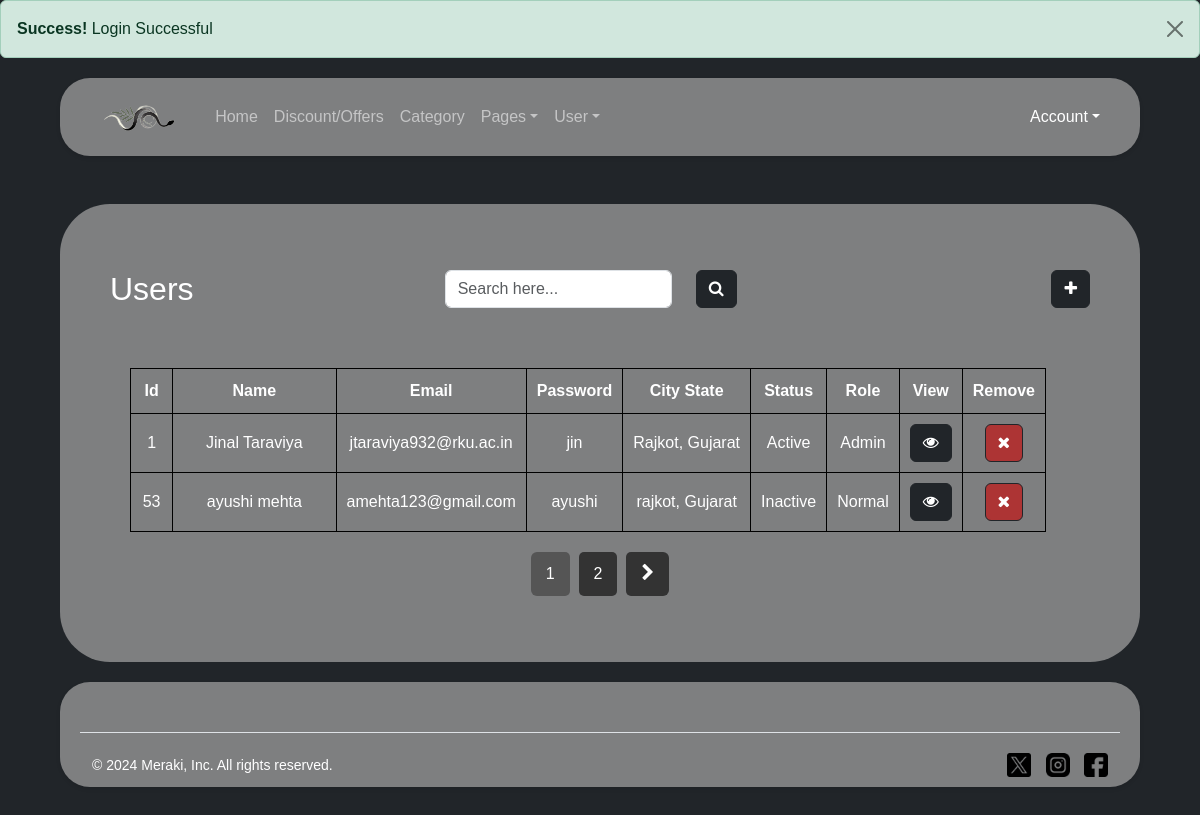
/AdUsers.php (signed in), run on an earlier commit of the app's database.
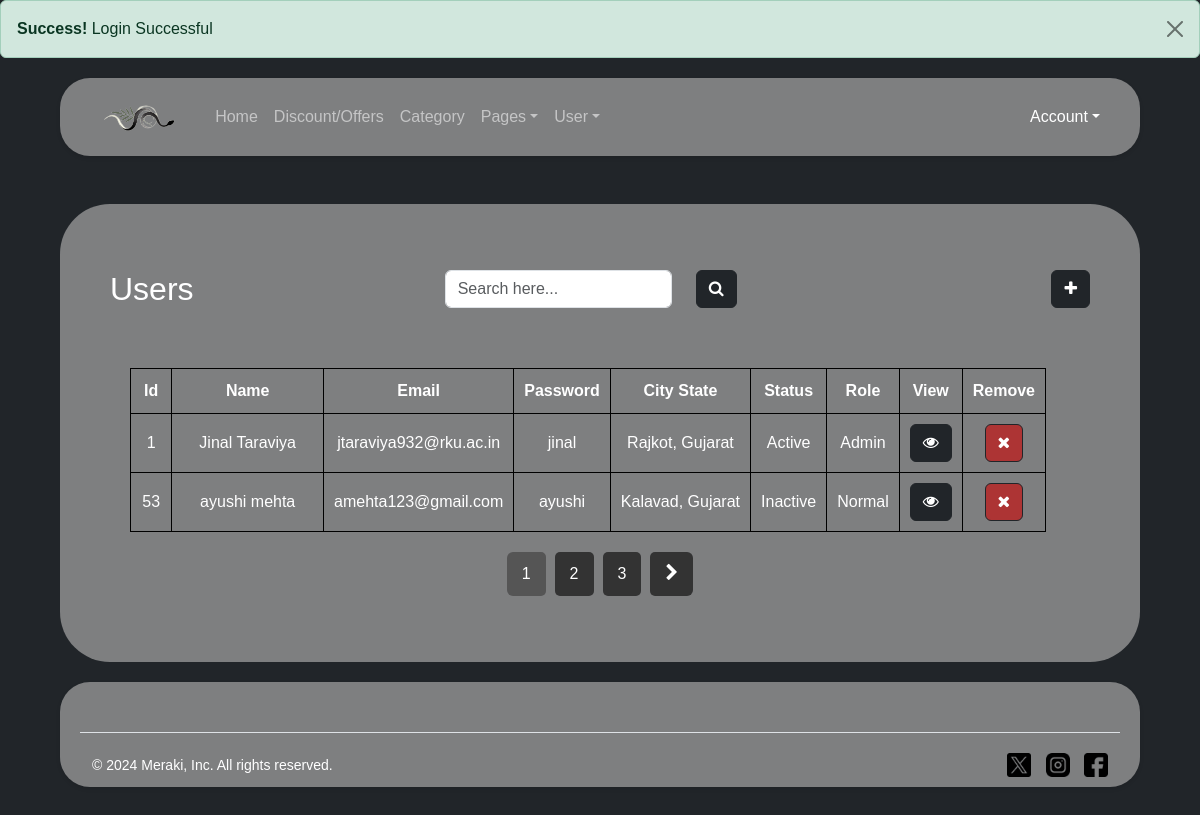
And on a later commit of the database.
### tables this page shows
CREATE TABLE `user_tbl` (
  `U_Id` int(11) NOT NULL,
  `U_Fnm` varchar(255) NOT NULL,
  `U_Lnm` varchar(255) NOT NULL,
  `U_Email` varchar(255) NOT NULL,
  `U_Phn` int(15) NOT NULL,
  `U_Add` text NOT NULL,
  `U_City` char(10) NOT NULL,
  `U_State` char(10) NOT NULL,
  `U_Zip` int(6) NOT NULL,
  `U_Pwd` varchar(255) NOT NULL,
  `U_Profile` varchar(255) DEFAULT NULL,
  `U_Role` char(10) DEFAULT 'Normal',
  `U_Status` char(10) DEFAULT 'Inactive'
);

### AdUsers.php (the view, shortened to what this page needs)
<!DOCTYPE html>
<html lang="en">
<head>
    <link rel="stylesheet" href="styles.css">
    <?php
    include 'Header.php';
    ?>
</head>
<body class="bg-dark">
    <div class="container mt-5">
        <div class="row mt-3 mb-3">
            <h2 class="col-md-4" style="color:white">Users</h2>
            <div class="col-md-3" style="text-align:right">
                <form method="get"><input type="text" name="search" class="form-control"
                        placeholder="Search here...">&nbsp;
            </div>
            <div class="col-md-1"><button class="btn btn-dark"><i class="fa fa-search "></i></button></div>
            <div class="col-md-3"></div>
            <div class="col-md-1" style="text-align:right"><button class="btn btn-dark" onclick="addForm(1)"><i
                        class="fa fa-plus"></i></button></div>
        </div>
        <div class="row w-100">
            <div class="col-12">
                <table>
                    <tr>
                        <th style="width:50px">Id</th>
                        <th>Name</th>
                        <th>Email</th>
                        <th>Password</th>
                        <th>City State</th>
                        <th>Status</th>
                        <th>Role</th>
                        <th>View</th>
                        <th>Remove</th>
                    </tr>
                    <?php
                    $search = isset($_GET['search']) ? $_GET['search'] : '';
                    $search_query = '';
                    $q = "SELECT * FROM user_tbl $search_query";
                    $result = mysqli_query($con, $q);
                    $total_records = mysqli_num_rows($result);
                    $records_per_page = 2;
                    $total_pages = ceil($total_records / $records_per_page);
                    $page = isset($_GET['page']) ? $_GET['page'] : 1;
                    $start_from = ($page - 1) * $records_per_page;
                    $q = "Select * from user_tbl $search_query LIMIT $start_from, $records_per_page";
                    $result = mysqli_query($con, $q);
                    while ($r = mysqli_fetch_assoc($result)) {
                        ?>
                        <tr>
                            <td><?php echo $r['U_Id']; ?></td>
                            <td><?php echo $r['U_Fnm'] . " " . $r['U_Lnm']; ?></td>
                            <td><?php echo $r['U_Email']; ?></td>
                            <td><?php echo $r['U_Pwd']; ?></td>
                            <td><?php echo $r['U_City'] . ", " . $r['U_State']; ?></td>
                            <td><?php echo $r['U_Status']; ?></td>
                            <td><?php echo $r['U_Role']; ?></td>
                            <td>
                                <form method="post" action="AdUsers.php#user_profile"><a href="#user_profile"><button
                                            type="submit" class="btn btn-dark" value="<?php echo $r['U_Id'] ?>"
                                            name="showUsr" onclick="showUser(1)"><i class="fa fa-eye"></i></button></a>
                                </form>
                            </td>
                            <td><button type="submit" class="btn btn-dark" style="background-color:#ad3434"><i
                                        class="fa fa-times"></i></button></td>
                        </tr>
                        <?php
                    }
                    ?>
                </table>
            </div>
        </div>
        <nav>
            <ul class="pagination">
                <?php
                for ($i = 1; $i <= $total_pages; $i++) {
                    echo "<li class='page-item " . ($i == $page ? 'active' : '') . "'><a class='page-link' href='?page=" . $i . "&search=" . $search . "'>" . $i . "</a></li>";
                }
                if ($page < $total_pages) {
                    echo "<li class='page-item'><a class='page-link' href='?page=" . ($page + 1) . "&search=" . $search . "'><i class='fa fa-chevron-right'></i></a></li>";
                }
                ?>
            </ul>
        </nav>
    </div>
    <?php
    include 'Footer.php';
            ?>
</body>
</html>

What changed in the data, as far as the page shows it:
changed user_tbl "Jinal": U_Pwd "jin" → "jinal"
changed user_tbl "ayushi": U_City "rajkot" → "Kalavad"
Also different on the page:
new list line: "3"
